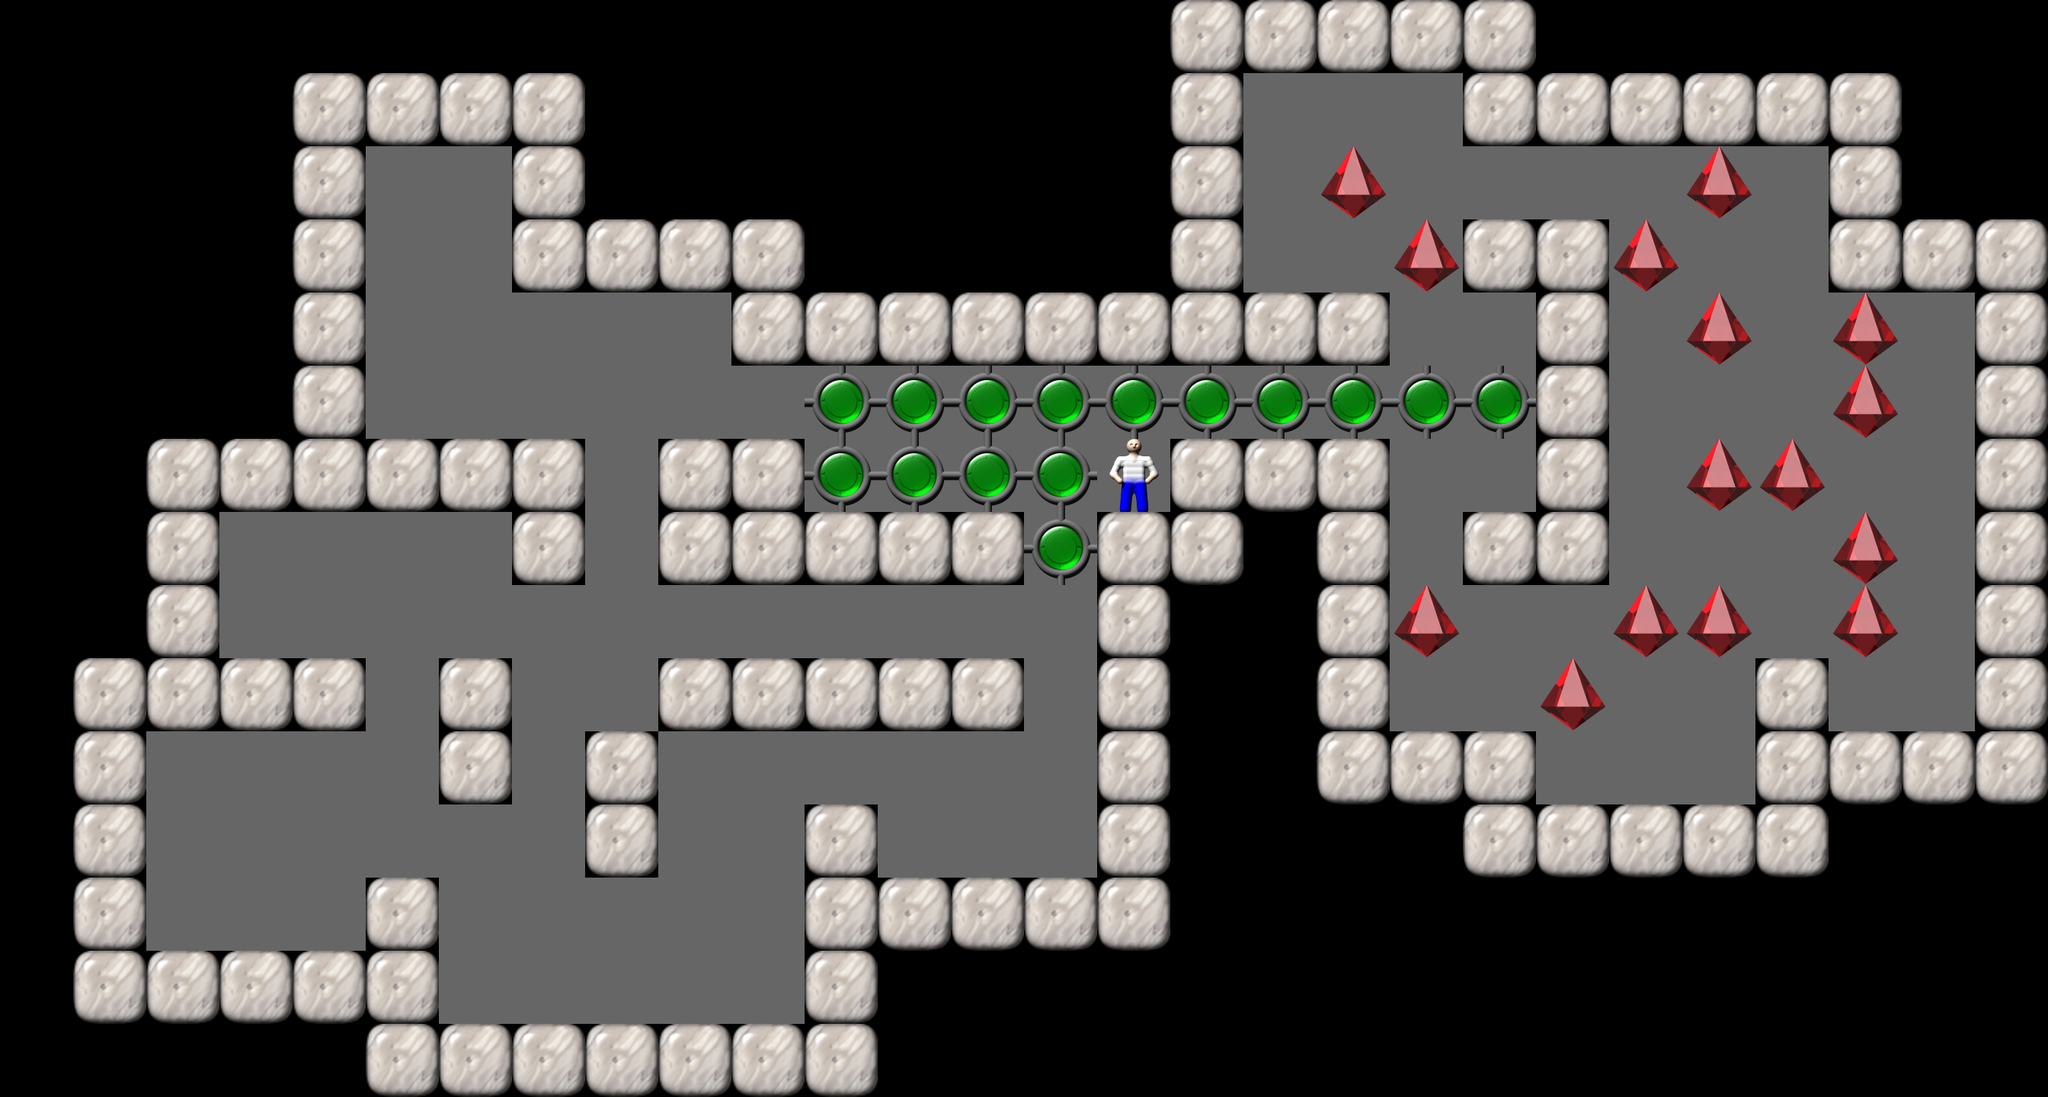

This game map was drawn from its Tiled (.tmx) file and the tilesets committed beside it. A one-line description and the trimmed map source follow:
An orthogonal 28x15 tile map with 96x96 px tiles, 1 tile layer (Tile Layer 1).

<map version="1.0" orientation="orthogonal" width="28" height="15" tilewidth="96" tileheight="96">
  <properties>
    <property name="Title" value="35" />
  </properties>
  <tileset source="Sokoban.tsx" firstgid="1" />
  <layer name="Tile Layer 1" width="28" height="15">
    <data>[420 cells, 420 non-empty, 6 distinct tile ids]</data>
  </layer>
</map>
